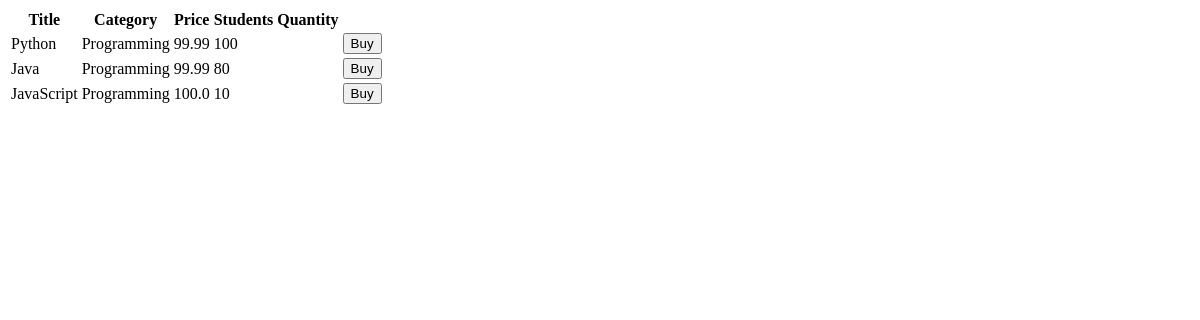
Page /shop/ on the earlier database version.
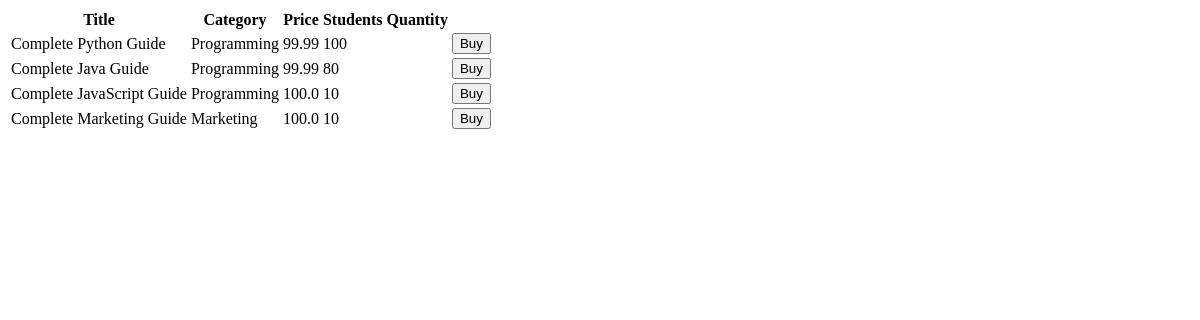
Same page on the later database version.
### shop/models.py (models this page shows, shortened)
class Course(models.Model):
    title = models.CharField(max_length=255)
    price = models.FloatField()
    students_qty = models.IntegerField()
    reviews_qty = models.IntegerField()
    category = models.ForeignKey(Category, on_delete=models.CASCADE)
    created_at = models.DateTimeField(default=timezone.now)

class Category(models.Model):
    title = models.CharField(max_length=255)
    created_at = models.DateTimeField(default=timezone.now)
    def __str__(self):
        return self.title

### shop/views.py (the view)
# urls.py: path('', views.index, name='index')
def index(request):
    courses = Course.objects.all()
    return render(request, 'courses.html', {'courses': courses})

### shop/templates/courses.html
<table>
    <thead>
        <tr>
            <th>Title</th>
            <th>Category</th>
            <th>Price</th>
            <th>Students Quantity</th>
            <th></th>
        </tr>
    </thead>
    <tbody>
        {% for course in courses %}
        <tr>
            <td>{{ course.title }}</td>
            <td>{{ course.category }}</td>
            <td>{{ course.price }}</td>
            <td>{{ course.students_qty }}</td>
            <td><button>Buy</button></td>
        </tr>
        {% endfor %}
    </tbody>
</table>

Differences in the rows shown:
changed Course: title "Python" → "Complete Python Guide"
changed Course: title "Java" → "Complete Java Guide"
changed Course: title "JavaScript" → "Complete JavaScript Guide"
added Course: title "Complete Marketing Guide", category "Marketing", price "100.0", students_qty "10"
